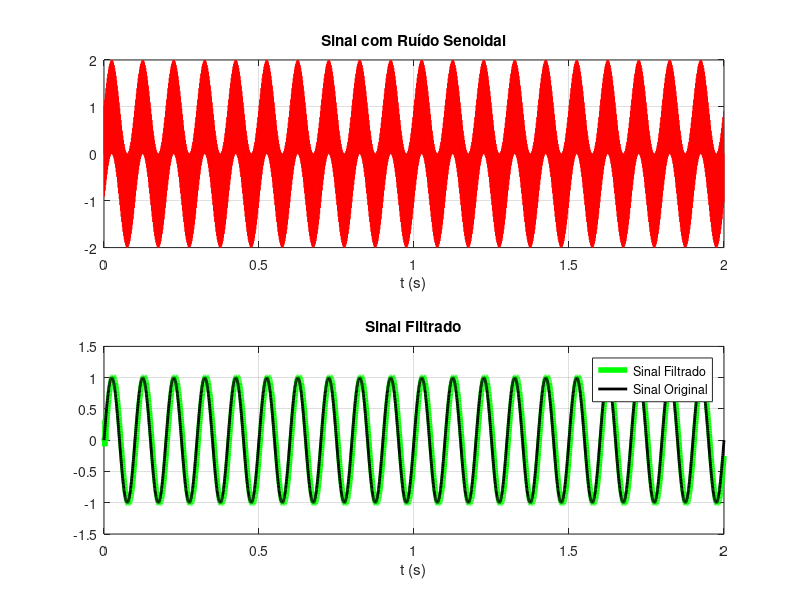
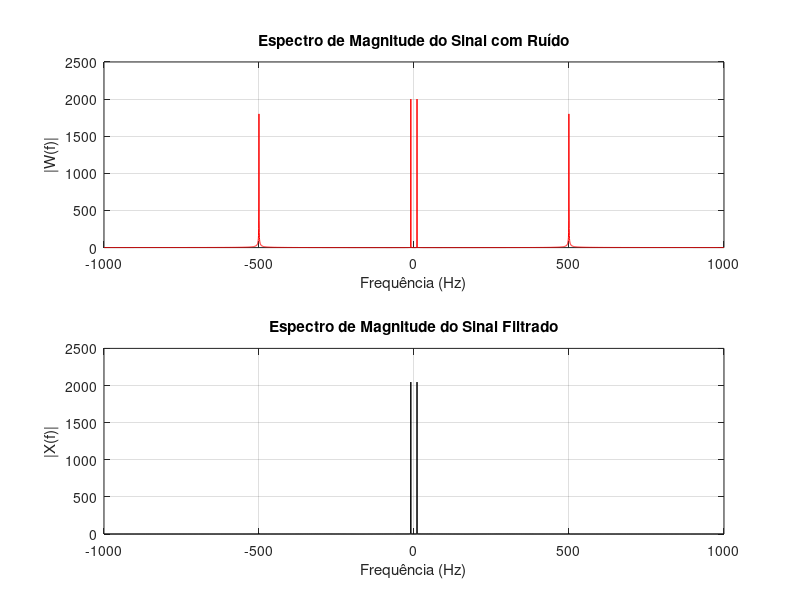

The MATLAB source for these figures, in order:
% Parâmetros
Fs = 2000;          % Frequência de amostragem (10 kHz)
t_fim = 2;              % Tamanho da janela temporal
Ts = 1/Fs;
% Tempo de -50 ms a 50 ms
t = 0:Ts:t_fim;

% Mensagens
f_1 = 10;
f_2 = 500;

w = sin(2*pi * f_1 * t);

n = sin(2*pi * f_2 * t);

x = w + n;

%Filtro passa-faixa

%Frequencias em Hz do projeto do filtro

Fn = Fs/2;

delta_f = 200;

fs = (f_2 - 10);
fp = (fs - delta_f);


%Normalização das frequências do projeto para a função firpm
fs_n = fs/Fn;
fp_n = fp/Fn;


f = [0 fp_n fs_n 1];
a = [1 1 0 0];

M = 16;
h = firpm (M, f, a);

%Sinal final modulado sem multiplicador
y = filter(h,1,x);



% Plot dos Gráficos no Tempo

% Plot do espectro de magnitude
figure;
subplot(2, 1, 1);
plot(t, x, 'red');
title('Sinal com Ruído Senoidal');
xlabel('t (s)');
% ylabel('|W(f)|');
grid on;

subplot(2,1,2);
plot(t, y, 'color', 'green', 'linewidth', 4); hold on
plot(t, w, 'color', 'black', 'linewidth', 2);
legend('Sinal Filtrado', 'Sinal Original');
title('Sinal Filtrado');
xlabel('t (s)');
% ylabel('|X(f)|');
grid on;


% Transformada de Fourier
N = length(t);
f = (-N/2:N/2-1) * (Fs / N); % Frequências
spectrum_w = abs(fftshift(fft(x)));
spectrum_y = abs(fftshift(fft(y))); % Espectro de magnitude

% Plot do espectro de magnitude
figure;
subplot(2, 1, 1);
plot(f, spectrum_w,'red');
title('Espectro de Magnitude do Sinal com Ruído');
xlabel('Frequência (Hz)');
ylabel('|W(f)|');
grid on;

subplot(2,1,2);
plot(f, spectrum_y,'k');
title('Espectro de Magnitude do Sinal Filtrado');
xlabel('Frequência (Hz)');
ylabel('|X(f)|');
grid on;

%%

for i = 1:16  
    disp(h(i));
end
